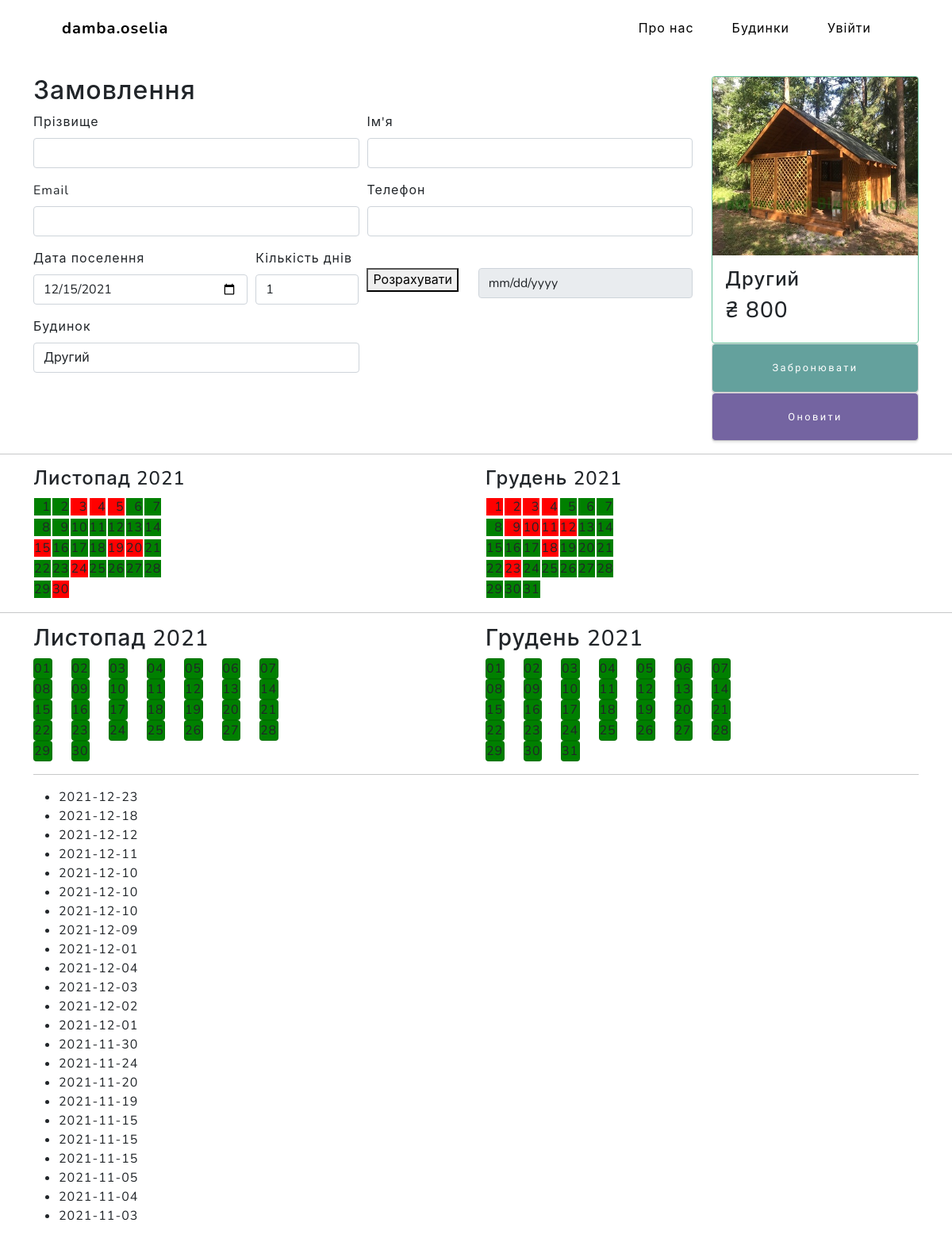
The app's page /houses/2/order/ with its own data.
### main/models.py (models this page shows, shortened)
class Houses(models.Model):
    name = models.CharField(max_length=32)
    photo = models.ImageField(null=True, blank=True) #
    price = models.FloatField()
    capacity = models.IntegerField()
    rooms = models.IntegerField(null=True) #
    beds = models.IntegerField()
    wifi = models.BooleanField(default=True)
    kitchen = models.BooleanField(default=True)
    bathroom = models.BooleanField(default=True)
    floors = models.IntegerField()
    central_heat = models.BooleanField(default=False) #
    pets_allow = models.BooleanField(default=False) #
    description = models.CharField(max_length= 255, null=True) #
    def get_absolute_url(self):
        return reverse('house', kwargs={'house_id':self.pk})
    class Meta:
        verbose_name = 'Будинок'
        verbose_name_plural = 'Будинки'
        ordering = ['id']

### main/views.py (the view)
# urls.py: path('houses/<int:house_id>/order/', order_house, name='order_house'),
def order_house(request, house_id):
    info = Houses.objects.get(id=house_id)
    infos = Houses.objects.all()
    book_dates = Book.objects.filter(house=house_id)
    def save_client(f:object):
        first_name = f['first_name']
        last_name = f['last_name']
        phone_number = f['phone']
        email = f['email']
        try:
            Clients.objects.get(email=email)
            print('ТАКИЙ email ВЖЕ Є')
        except Clients.DoesNotExist:
            client = Clients(first_name=first_name, last_name=last_name, phone_number=phone_number, email=email)
            client.save()
        print('SAVED client')
    def save_book(f:object):
        email = f['email']
        client = Clients.objects.get(email=email)
        house = Houses.objects.get(id=house_id)
        count_of_days = f['count_of_days']
        date_future_settlment = f['date_future_settlment']
        date_future_checkout = date_future_settlment + timedelta(days=count_of_days)
        book = Book(client=client, house=house, date_future_settlment=date_future_settlment, date_future_checkout=date_future_checkout)
        book.save()
        print('SAVED book')
    def make_dates_arr(book_dates:list) -> list:
        dates_arr = []
        for bd in book_dates:
            date1, date2 = bd.date_future_settlment, bd.date_future_checkout
            days = (date2 - date1).days
            print(f'{date1} -- {date2} -> {days}')
            date_arr = []
            for i in range(days):
                date2 -= timedelta(days=1)
                date_arr.append(date2)
            dates_arr.append(date_arr)
        return dates_arr
    dates_arr = make_dates_arr(book_dates)
    if request.method == 'POST':
        form = OrderHouse(request.POST)
        if form.is_valid():
            f = form.cleaned_data
            print('  Валідована форма:', f)
            save_client(f)
            save_book(f)
        else:
            print('  НE валідована форма:', form.cleaned_data)
    else:
        form = OrderHouse()
    context = {
        'title':f"Замовлення будинку {house_id} - {info.name}",
        'menu':menu,
        'info':info,
        'form':form,
        'infos':infos,
        'book_dates':dates_arr,
    }
    return render(request, 'main/order_house.html', context=context)

### main/forms.py
class OrderHouse(forms.Form):
    first_name = forms.CharField(max_length=32, label="Ім'я")
    last_name = forms.CharField(max_length=32, label='Прізвище')
    phone = forms.IntegerField(label='Телефон')
    email = forms.EmailField(label='Email')
    count_of_days = forms.IntegerField(max_value=5, min_value=1, label='Кількість днів')
    house = forms.ModelChoiceField(queryset=Houses.objects.all(), empty_label='Виберіть будинок', label='Будинок')
    date_future_settlment = forms.DateField(label='Дата поселення')

### main/views.py (called while the page is built)
@register.filter
def get_range(value):
    return range(value)

### main/templates/main/order_house.html (shortened to what this page needs)
{% extends 'main/base.html' %}
{% load static %}
{% block content %}
<section>
    <div class="container">
        <div class="row">
            <div class="col-10">
                <br><br><br><br>
            </div>
            <div class="col-2"></div>
        </div>
    </div>
</section>
<section>
    <div class="container">
        <div class="row">
            <div class="col-sm-7 col-md-9">
                <div class="row">
                    <div class="col-12">
                        <h2 class="">Замовлення</h2>
                    </div>
                </div>
                <div class="row">
                    <div class="col-12">
                        <form action="{% url 'order_house' info.id %}" method="post" id="main_form">
                            <div class="form-row">
                                <div class="form-group col-md-6">
                                    <label for="{{form.last_name.id_for_label}}">{{form.last_name.label}}</label>
                                    {{form.last_name}}
                                </div>
                                <div class="form-group col-md-6">
                                    <label for="{{form.first_name.id_for_label}}">{{form.first_name.label}}</label>
                                    {{form.first_name}}
                                </div>
                            </div>
                            <div class="form-row">
                                <div class="form-group col-md-6">
                                    <label for="{{form.email.id_for_label}}">{{form.email.label}}</label>
                                    {{form.email}}
                                </div>
                                <div class="form-group col-md-6">
                                    <label for="{{form.phone.id_for_label}}">{{form.phone.label}}</label>
                                    {{form.phone}}
                                </div>
                            </div>
                            <div class="form-row">
                                <div class="form-group col-md-4">
                                    <label for="{{form.date_future_settlment.id_for_label}}">{{form.date_future_settlment.label}}</label>
                                    <input type="date" name="{{form.date_future_settlment.name}}" required="" id="{{form.date_future_settlment.id_for_label}}"
                                    class="form-control" value="2002-04-02">
                                </div>
                                <div class="form-group col-md-2">
                                    <label for="{{form.count_of_days.id_for_label}}">{{form.count_of_days.label}}</label>
                                    <input type="number" id="{{form.count_of_days.id_for_label}}" name="{{form.count_of_days.name}}"
                                    min="1" max="5" value="1" class="form-control">
                                </div>
                                <div class="form-group col-md-2">
                                    <label for="quantity_days_btn"></label><br>
                                    <button type="button" class="" id="quantity_days_btn" onclick="calc_price_sum()">Розрахувати</button>
                                </div>
                                <div class="form-group col-md-4">
                                    <input disabled type="date" name="{{form.date_future_checkout.name}}" required="" id="{{form.date_future_checkout.id_for_label}}"
                                    class="form-control" value="">
                                </div>
                            </div>
                            <div class="form-row">
                                <div class="form-group col-md-6">
                                    <label for="{{form.house.id_for_label}}">{{form.house.label}}</label>
                                    <select name="{{form.house.name}}" id="{{form.house.id_for_label}}" class="form-control">
                                        {% for i in infos %}
                                        <option {% if i.id == info.id %}selected{% endif %} value="{{i.id}}">{{i.name}}</option>
                                        {% endfor %}
                                    </select>
                                </div>
                            </div>
                        </form>
                    </div>
                </div>
            </div>
            <div class="col-sm-5 col-md-3">
                    <div class="card box-shadow border border-success">
                        <a href="{{ info.get_absolute_url }}">
                            <img class="card-img-top" data-src="holder.js/100px225?theme=thumb&amp;bg=55595c&amp;fg=eceeef&amp;text=Thumbnail" alt="Photo preview: {{c.photo_preview}}" style="height: 225px; width: 100%; display: block;"
                            src="/static/main/img/houses/{{info.photo}}" data-holder-rendered="true">
                        </a>
                        <div class="card-body">
                            <div class="title-group d-flex">
                                <h4 class="card-title pricing-card-title">{{info.name}}</h3>
                            </div>
                            <h3 class="pricing-card-title">₴ <span id="price_sum">{{info.price|floatformat:0}}</span></h4>
                        </div>
                    </div>
                    <div class="card box-shadow">
                        <button form="main_form" type="submit" name="send_other" class="btn btn-primary">Забронювати</button>
                    </div>
                    <div class="card box-shadow">
                        <a href="{{ c.get_absolute_url }}" class="btn btn-secondary" role="button">Оновити</a>
                    </div>
            </div>
        </div>
    </div>
</section>
<hr>
<section>
    <div class="container">
        <div class="row">
            <div class="col-6">
                <h4>Листопад 2021</h4>
                <table>
                    <tbody>
                        {% for j in 30|get_range %}
                            {% if  forloop.counter == 1 %}<tr>{% endif %}
                            {% if  forloop.counter == 8 %}<tr>{% endif %}
                            {% if  forloop.counter == 15 %}<tr>{% endif %}
                            {% if  forloop.counter == 22 %}<tr>{% endif %}
                            {% if  forloop.counter == 29 %}<tr>{% endif %}
                            <td>
                                <span class="calendar_cell" id="2021-11-{% if forloop.counter < 10 %}0{{forloop.counter}}{% else %}{{forloop.counter}}{% endif %}">
                                    {% if forloop.counter < 10 %}&nbsp&nbsp{{forloop.counter}}{% else %}{{forloop.counter}}{% endif %}
                                </span>
                            </td>
                            {% if  forloop.counter == 7 %}</tr>{% endif %}
                            {% if  forloop.counter == 14 %}</tr>{% endif %}
                            {% if  forloop.counter == 21 %}</tr>{% endif %}
                            {% if  forloop.counter == 28 %}</tr>{% endif %}
                            {% if  forloop.counter == 30 %}</tr>{% endif %}
                        {% endfor %}
                    </tbody>
                </table>
            </div>
            <div class="col-6">
                <h4>Грудень 2021</h4>
                <table>
                    <tbody>
                        {% for jо in 31|get_range %}
                            {% if  forloop.counter == 1 %}<tr>{% endif %}
                            {% if  forloop.counter == 8 %}<tr>{% endif %}
                            {% if  forloop.counter == 15 %}<tr>{% endif %}
                            {% if  forloop.counter == 22 %}<tr>{% endif %}
                            {% if  forloop.counter == 29 %}<tr>{% endif %}
                            <td>
                                <span class="calendar_cell" id="2021-12-{% if forloop.counter < 10 %}0{{forloop.counter}}{% else %}{{forloop.counter}}{% endif %}">
                                    {% if forloop.counter < 10 %}&nbsp&nbsp{{forloop.counter}}{% else %}{{forloop.counter}}{% endif %}
                                </span>
                            </td>
                            {% if  forloop.counter == 7 %}</tr>{% endif %}
                            {% if  forloop.counter == 14 %}</tr>{% endif %}
                            {% if  forloop.counter == 21 %}</tr>{% endif %}
                            {% if  forloop.counter == 28 %}</tr>{% endif %}
                            {% if  forloop.counter == 31 %}</tr>{% endif %}
                        {% endfor %}
                    </tbody>
                </table>
            </div>
        </div>
    </div>
</section>
<hr>
<section>
    <div class="container">
        <div class="row">
            <div class="col-6">
                <h3>Листопад 2021</h3>
                {% for j in 30|get_range %}
                    {% if  forloop.counter == 1 %}<div class="row">{% endif %}
                    {% if  forloop.counter == 8 %}<div class="row">{% endif %}
                    {% if  forloop.counter == 15 %}<div class="row">{% endif %}
                    {% if  forloop.counter == 22 %}<div class="row">{% endif %}
                    {% if  forloop.counter == 29 %}<div class="row">{% endif %}
                    <div class="col-1">
                        <span class="card calendar_cell" id="2021-11-{% if forloop.counter < 10 %}0{{forloop.counter}}{% else %}{{forloop.counter}}{% endif %}">
                            {% if forloop.counter < 10 %}0{{forloop.counter}}{% else %}{{forloop.counter}}{% endif %}
                        </span>
                    </div>
                    {% if  forloop.counter == 7 %}</div>{% endif %}
                    {% if  forloop.counter == 14 %}</div>{% endif %}
                    {% if  forloop.counter == 21 %}</div>{% endif %}
                    {% if  forloop.counter == 28 %}</div>{% endif %}
                    {% if  forloop.counter == 30 %}</div>{% endif %}
                {% endfor %}
            </div>
            <div class="col-6">
                <h3>Грудень 2021</h3>
                {% for jj in 31|get_range %}
                    {% if  forloop.counter == 1 %}<div class="row">{% endif %}
                    {% if  forloop.counter == 8 %}<div class="row">{% endif %}
                    {% if  forloop.counter == 15 %}<div class="row">{% endif %}
                    {% if  forloop.counter == 22 %}<div class="row">{% endif %}
                    {% if  forloop.counter == 29 %}<div class="row">{% endif %}
                    <div class="col-1">
                        <span class="card calendar_cell" id="2021-12-{% if forloop.counter < 10 %}0{{forloop.counter}}{% else %}{{forloop.counter}}{% endif %}">
                            {% if forloop.counter < 10 %}0{{forloop.counter}}{% else %}{{forloop.counter}}{% endif %}
                        </span>
                    </div>
                    {% if  forloop.counter == 7 %}</div>{% endif %}
                    {% if  forloop.counter == 14 %}</div>{% endif %}
                    {% if  forloop.counter == 21 %}</div>{% endif %}
                    {% if  forloop.counter == 28 %}</div>{% endif %}
                    {% if  forloop.counter == 31 %}</div>{% endif %}
                {% endfor %}
            </div>
        </div>
        <hr>
        <div class="row">
            <div class="row">
                <div class="">
                    <ul id="book_dates">
                    {% for bd in book_dates %}
                        {% for d in bd %}
                            <li id="li-{{d|date:'Y-m-d'}}">{{d|date:'Y-m-d'}}</li>
                        {% endfor %}
                    {% endfor %}
                    </ul>
                </div>
            </div>
        </div>
    </div>
</section>
{% endblock %}

### records on screen
Houses: photo (picture), name "Другий", price "800"

### other values on screen
{{ m.title }} "Про нас" "Будинки" "Увійти"
{{ d|date:'Y-m-d' }} "2021-12-23" "2021-12-18" "2021-12-12" "2021-12-11" "2021-12-10" "2021-12-10" "2021-12-10" "2021-12-09" "2021-12-01" "2021-12-04" "2021-12-03" "2021-12-02" "2021-12-01" "2021-11-30" "2021-11-24" "2021-11-20" "2021-11-19" "2021-11-15" "2021-11-15" "2021-11-15" "2021-11-05" "2021-11-04" "2021-11-03"
form field house "Другий"
